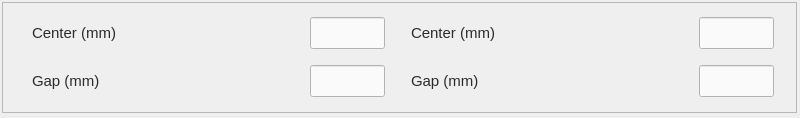
<?xml version="1.0" encoding="UTF-8"?>
<ui version="4.0">
 <class>Form</class>
 <widget class="QWidget" name="Form">
  <property name="geometry">
   <rect>
    <x>0</x>
    <y>0</y>
    <width>800</width>
    <height>118</height>
   </rect>
  </property>
  <property name="windowTitle">
   <string>Form</string>
  </property>
  <widget class="QFrame" name="frame">
   <property name="geometry">
    <rect>
     <x>2</x>
     <y>2</y>
     <width>795</width>
     <height>111</height>
    </rect>
   </property>
   <property name="sizePolicy">
    <sizepolicy hsizetype="Preferred" vsizetype="Preferred">
     <horstretch>0</horstretch>
     <verstretch>0</verstretch>
    </sizepolicy>
   </property>
   <property name="frameShape">
    <enum>QFrame::StyledPanel</enum>
   </property>
   <property name="frameShadow">
    <enum>QFrame::Raised</enum>
   </property>
   <widget class="QWidget" name="layoutWidget">
    <property name="geometry">
     <rect>
      <x>10</x>
      <y>10</y>
      <width>781</width>
      <height>91</height>
     </rect>
    </property>
    <layout class="QGridLayout" name="gridLayout">
     <property name="topMargin">
      <number>0</number>
     </property>
     <item row="2" column="2">
      <widget class="PyDMLabel" name="GapRBV1">
       <property name="sizePolicy">
        <sizepolicy hsizetype="Minimum" vsizetype="Minimum">
         <horstretch>0</horstretch>
         <verstretch>0</verstretch>
        </sizepolicy>
       </property>
       <property name="minimumSize">
        <size>
         <width>75</width>
         <height>0</height>
        </size>
       </property>
       <property name="maximumSize">
        <size>
         <width>75</width>
         <height>16777215</height>
        </size>
       </property>
       <property name="font">
        <font>
         <pointsize>11</pointsize>
        </font>
       </property>
       <property name="toolTip">
        <string/>
       </property>
       <property name="whatsThis">
        <string/>
       </property>
       <property name="styleSheet">
        <string notr="true">color: rgb(34, 34, 34);</string>
       </property>
       <property name="alignment">
        <set>Qt::AlignCenter</set>
       </property>
       <property name="precision">
        <number>0</number>
       </property>
       <property name="showUnits">
        <bool>false</bool>
       </property>
       <property name="precisionFromPV">
        <bool>true</bool>
       </property>
       <property name="alarmSensitiveContent">
        <bool>false</bool>
       </property>
       <property name="alarmSensitiveBorder">
        <bool>true</bool>
       </property>
       <property name="PyDMToolTip">
        <string/>
       </property>
       <property name="channel">
        <string>ca://${prefix}:ACTUAL_XWIDTH_RBV</string>
       </property>
       <property name="enableRichText">
        <bool>false</bool>
       </property>
      </widget>
     </item>
     <item row="2" column="4">
      <widget class="QLabel" name="GapLabel2">
       <property name="sizePolicy">
        <sizepolicy hsizetype="Minimum" vsizetype="Minimum">
         <horstretch>0</horstretch>
         <verstretch>0</verstretch>
        </sizepolicy>
       </property>
       <property name="minimumSize">
        <size>
         <width>120</width>
         <height>0</height>
        </size>
       </property>
       <property name="maximumSize">
        <size>
         <width>16777</width>
         <height>16777215</height>
        </size>
       </property>
       <property name="sizeIncrement">
        <size>
         <width>0</width>
         <height>0</height>
        </size>
       </property>
       <property name="font">
        <font>
         <pointsize>11</pointsize>
        </font>
       </property>
       <property name="styleSheet">
        <string notr="true">color: rgb(43, 43, 43);</string>
       </property>
       <property name="text">
        <string>Gap (mm)</string>
       </property>
       <property name="margin">
        <number>0</number>
       </property>
       <property name="indent">
        <number>5</number>
       </property>
      </widget>
     </item>
     <item row="2" column="3">
      <widget class="PyDMLineEdit" name="GapSet1">
       <property name="sizePolicy">
        <sizepolicy hsizetype="Minimum" vsizetype="Minimum">
         <horstretch>0</horstretch>
         <verstretch>0</verstretch>
        </sizepolicy>
       </property>
       <property name="minimumSize">
        <size>
         <width>75</width>
         <height>32</height>
        </size>
       </property>
       <property name="maximumSize">
        <size>
         <width>75</width>
         <height>16777215</height>
        </size>
       </property>
       <property name="font">
        <font>
         <pointsize>11</pointsize>
        </font>
       </property>
       <property name="toolTip">
        <string/>
       </property>
       <property name="styleSheet">
        <string notr="true">color: rgb(43,43,43);
background-color: rgb(250, 250, 250);</string>
       </property>
       <property name="alignment">
        <set>Qt::AlignCenter</set>
       </property>
       <property name="precision">
        <number>3</number>
       </property>
       <property name="precisionFromPV">
        <bool>false</bool>
       </property>
       <property name="channel">
        <string>ca://${prefix}:XWID_REQ</string>
       </property>
      </widget>
     </item>
     <item row="2" column="5">
      <widget class="PyDMByteIndicator" name="ByteIndicatorGap2Move">
       <property name="enabled">
        <bool>false</bool>
       </property>
       <property name="sizePolicy">
        <sizepolicy hsizetype="Fixed" vsizetype="Fixed">
         <horstretch>0</horstretch>
         <verstretch>0</verstretch>
        </sizepolicy>
       </property>
       <property name="minimumSize">
        <size>
         <width>25</width>
         <height>0</height>
        </size>
       </property>
       <property name="maximumSize">
        <size>
         <width>25</width>
         <height>25</height>
        </size>
       </property>
       <property name="toolTip">
        <string/>
       </property>
       <property name="alarmSensitiveContent">
        <bool>false</bool>
       </property>
       <property name="alarmSensitiveBorder">
        <bool>false</bool>
       </property>
       <property name="PyDMToolTip">
        <string/>
       </property>
       <property name="channel">
        <string>ca://${prefix}:ACTUAL_YWIDTH_RBV.MOVN</string>
       </property>
       <property name="blinkOnChange">
        <bool>false</bool>
       </property>
       <property name="toggleMode">
        <bool>false</bool>
       </property>
       <property name="blinkInterval">
        <number>99</number>
       </property>
       <property name="showLabels">
        <bool>false</bool>
       </property>
       <property name="bigEndian">
        <bool>false</bool>
       </property>
       <property name="circles">
        <bool>true</bool>
       </property>
       <property name="numBits">
        <number>1</number>
       </property>
       <property name="shift">
        <number>0</number>
       </property>
       <property name="labels">
        <stringlist>
         <string>Bit 0</string>
        </stringlist>
       </property>
      </widget>
     </item>
     <item row="0" column="2">
      <widget class="PyDMLabel" name="CenterRBV1">
       <property name="sizePolicy">
        <sizepolicy hsizetype="Minimum" vsizetype="Minimum">
         <horstretch>0</horstretch>
         <verstretch>0</verstretch>
        </sizepolicy>
       </property>
       <property name="minimumSize">
        <size>
         <width>75</width>
         <height>0</height>
        </size>
       </property>
       <property name="maximumSize">
        <size>
         <width>75</width>
         <height>16777215</height>
        </size>
       </property>
       <property name="font">
        <font>
         <pointsize>11</pointsize>
        </font>
       </property>
       <property name="toolTip">
        <string/>
       </property>
       <property name="whatsThis">
        <string/>
       </property>
       <property name="styleSheet">
        <string notr="true">color: rgb(43, 43, 43);</string>
       </property>
       <property name="alignment">
        <set>Qt::AlignCenter</set>
       </property>
       <property name="precision">
        <number>0</number>
       </property>
       <property name="showUnits">
        <bool>false</bool>
       </property>
       <property name="precisionFromPV">
        <bool>true</bool>
       </property>
       <property name="alarmSensitiveContent">
        <bool>false</bool>
       </property>
       <property name="alarmSensitiveBorder">
        <bool>true</bool>
       </property>
       <property name="PyDMToolTip">
        <string/>
       </property>
       <property name="channel">
        <string>ca://${prefix}:ACTUAL_XCENTER_RBV</string>
       </property>
       <property name="enableRichText">
        <bool>false</bool>
       </property>
      </widget>
     </item>
     <item row="0" column="1">
      <widget class="PyDMByteIndicator" name="ByteIndicatorCenter1Move">
       <property name="enabled">
        <bool>false</bool>
       </property>
       <property name="sizePolicy">
        <sizepolicy hsizetype="Fixed" vsizetype="Fixed">
         <horstretch>0</horstretch>
         <verstretch>0</verstretch>
        </sizepolicy>
       </property>
       <property name="minimumSize">
        <size>
         <width>25</width>
         <height>0</height>
        </size>
       </property>
       <property name="maximumSize">
        <size>
         <width>25</width>
         <height>25</height>
        </size>
       </property>
       <property name="toolTip">
        <string/>
       </property>
       <property name="alarmSensitiveContent">
        <bool>false</bool>
       </property>
       <property name="alarmSensitiveBorder">
        <bool>false</bool>
       </property>
       <property name="PyDMToolTip">
        <string/>
       </property>
       <property name="channel">
        <string>ca://${prefix}:ACTUAL_XCENTER_RBV.MOVN</string>
       </property>
       <property name="blinkOnChange">
        <bool>false</bool>
       </property>
       <property name="toggleMode">
        <bool>false</bool>
       </property>
       <property name="blinkInterval">
        <number>99</number>
       </property>
       <property name="showLabels">
        <bool>false</bool>
       </property>
       <property name="bigEndian">
        <bool>false</bool>
       </property>
       <property name="circles">
        <bool>true</bool>
       </property>
       <property name="numBits">
        <number>1</number>
       </property>
       <property name="shift">
        <number>0</number>
       </property>
       <property name="labels">
        <stringlist>
         <string>Bit 0</string>
        </stringlist>
       </property>
      </widget>
     </item>
     <item row="0" column="5">
      <widget class="PyDMByteIndicator" name="ByteIndicatorCenter2Move">
       <property name="enabled">
        <bool>false</bool>
       </property>
       <property name="sizePolicy">
        <sizepolicy hsizetype="Fixed" vsizetype="Fixed">
         <horstretch>0</horstretch>
         <verstretch>0</verstretch>
        </sizepolicy>
       </property>
       <property name="minimumSize">
        <size>
         <width>25</width>
         <height>0</height>
        </size>
       </property>
       <property name="maximumSize">
        <size>
         <width>25</width>
         <height>25</height>
        </size>
       </property>
       <property name="toolTip">
        <string/>
       </property>
       <property name="alarmSensitiveContent">
        <bool>false</bool>
       </property>
       <property name="alarmSensitiveBorder">
        <bool>false</bool>
       </property>
       <property name="PyDMToolTip">
        <string/>
       </property>
       <property name="channel">
        <string>ca://${prefix}:ACTUAL_YCENTER_RBV.MOVN</string>
       </property>
       <property name="blinkOnChange">
        <bool>false</bool>
       </property>
       <property name="toggleMode">
        <bool>false</bool>
       </property>
       <property name="blinkInterval">
        <number>99</number>
       </property>
       <property name="showLabels">
        <bool>false</bool>
       </property>
       <property name="bigEndian">
        <bool>false</bool>
       </property>
       <property name="circles">
        <bool>true</bool>
       </property>
       <property name="numBits">
        <number>1</number>
       </property>
       <property name="shift">
        <number>0</number>
       </property>
       <property name="labels">
        <stringlist>
         <string>Bit 0</string>
        </stringlist>
       </property>
      </widget>
     </item>
     <item row="2" column="6">
      <widget class="PyDMLabel" name="GapRBV2">
       <property name="sizePolicy">
        <sizepolicy hsizetype="Minimum" vsizetype="Minimum">
         <horstretch>0</horstretch>
         <verstretch>0</verstretch>
        </sizepolicy>
       </property>
       <property name="minimumSize">
        <size>
         <width>75</width>
         <height>0</height>
        </size>
       </property>
       <property name="maximumSize">
        <size>
         <width>75</width>
         <height>16777215</height>
        </size>
       </property>
       <property name="font">
        <font>
         <pointsize>11</pointsize>
        </font>
       </property>
       <property name="toolTip">
        <string/>
       </property>
       <property name="whatsThis">
        <string/>
       </property>
       <property name="styleSheet">
        <string notr="true">color: rgb(43, 43, 43);</string>
       </property>
       <property name="alignment">
        <set>Qt::AlignCenter</set>
       </property>
       <property name="precision">
        <number>0</number>
       </property>
       <property name="showUnits">
        <bool>false</bool>
       </property>
       <property name="precisionFromPV">
        <bool>true</bool>
       </property>
       <property name="alarmSensitiveContent">
        <bool>false</bool>
       </property>
       <property name="alarmSensitiveBorder">
        <bool>true</bool>
       </property>
       <property name="PyDMToolTip">
        <string/>
       </property>
       <property name="channel">
        <string>ca://${prefix}:ACTUAL_YWIDTH_RBV</string>
       </property>
       <property name="enableRichText">
        <bool>false</bool>
       </property>
      </widget>
     </item>
     <item row="0" column="6">
      <widget class="PyDMLabel" name="CenterRBV2">
       <property name="sizePolicy">
        <sizepolicy hsizetype="Minimum" vsizetype="Minimum">
         <horstretch>0</horstretch>
         <verstretch>0</verstretch>
        </sizepolicy>
       </property>
       <property name="minimumSize">
        <size>
         <width>75</width>
         <height>0</height>
        </size>
       </property>
       <property name="maximumSize">
        <size>
         <width>75</width>
         <height>16777215</height>
        </size>
       </property>
       <property name="font">
        <font>
         <pointsize>11</pointsize>
        </font>
       </property>
       <property name="toolTip">
        <string/>
       </property>
       <property name="whatsThis">
        <string/>
       </property>
       <property name="styleSheet">
        <string notr="true">color: rgb(43, 43, 43);</string>
       </property>
       <property name="alignment">
        <set>Qt::AlignCenter</set>
       </property>
       <property name="precision">
        <number>0</number>
       </property>
       <property name="showUnits">
        <bool>false</bool>
       </property>
       <property name="precisionFromPV">
        <bool>true</bool>
       </property>
       <property name="alarmSensitiveContent">
        <bool>false</bool>
       </property>
       <property name="alarmSensitiveBorder">
        <bool>true</bool>
       </property>
       <property name="PyDMToolTip">
        <string/>
       </property>
       <property name="channel">
        <string>ca://${prefix}:ACTUAL_YCENTER_RBV</string>
       </property>
       <property name="enableRichText">
        <bool>false</bool>
       </property>
      </widget>
     </item>
     <item row="2" column="1">
      <widget class="PyDMByteIndicator" name="ByteIndicatorGap1Move">
       <property name="enabled">
        <bool>false</bool>
       </property>
       <property name="sizePolicy">
        <sizepolicy hsizetype="Fixed" vsizetype="Fixed">
         <horstretch>0</horstretch>
         <verstretch>0</verstretch>
        </sizepolicy>
       </property>
       <property name="minimumSize">
        <size>
         <width>25</width>
         <height>0</height>
        </size>
       </property>
       <property name="maximumSize">
        <size>
         <width>25</width>
         <height>25</height>
        </size>
       </property>
       <property name="toolTip">
        <string/>
       </property>
       <property name="alarmSensitiveContent">
        <bool>false</bool>
       </property>
       <property name="alarmSensitiveBorder">
        <bool>false</bool>
       </property>
       <property name="PyDMToolTip">
        <string/>
       </property>
       <property name="channel">
        <string>ca://${prefix}:ACTUAL_XWIDTH_RBV.MOVN</string>
       </property>
       <property name="blinkOnChange">
        <bool>false</bool>
       </property>
       <property name="toggleMode">
        <bool>false</bool>
       </property>
       <property name="blinkInterval">
        <number>99</number>
       </property>
       <property name="showLabels">
        <bool>false</bool>
       </property>
       <property name="bigEndian">
        <bool>false</bool>
       </property>
       <property name="circles">
        <bool>true</bool>
       </property>
       <property name="numBits">
        <number>1</number>
       </property>
       <property name="shift">
        <number>0</number>
       </property>
       <property name="labels">
        <stringlist>
         <string>Bit 0</string>
        </stringlist>
       </property>
      </widget>
     </item>
     <item row="0" column="7">
      <widget class="PyDMLineEdit" name="CenterSet2">
       <property name="sizePolicy">
        <sizepolicy hsizetype="Minimum" vsizetype="Minimum">
         <horstretch>0</horstretch>
         <verstretch>0</verstretch>
        </sizepolicy>
       </property>
       <property name="minimumSize">
        <size>
         <width>75</width>
         <height>32</height>
        </size>
       </property>
       <property name="maximumSize">
        <size>
         <width>75</width>
         <height>16777215</height>
        </size>
       </property>
       <property name="font">
        <font>
         <pointsize>11</pointsize>
        </font>
       </property>
       <property name="toolTip">
        <string/>
       </property>
       <property name="styleSheet">
        <string notr="true">color: rgb(43,43,43);
background-color: rgb(250, 250, 250);</string>
       </property>
       <property name="alignment">
        <set>Qt::AlignCenter</set>
       </property>
       <property name="precision">
        <number>3</number>
       </property>
       <property name="precisionFromPV">
        <bool>false</bool>
       </property>
       <property name="channel">
        <string>ca://${prefix}:YCEN_REQ</string>
       </property>
      </widget>
     </item>
     <item row="0" column="3">
      <widget class="PyDMLineEdit" name="CenterSet1">
       <property name="sizePolicy">
        <sizepolicy hsizetype="Fixed" vsizetype="Fixed">
         <horstretch>0</horstretch>
         <verstretch>0</verstretch>
        </sizepolicy>
       </property>
       <property name="minimumSize">
        <size>
         <width>75</width>
         <height>32</height>
        </size>
       </property>
       <property name="maximumSize">
        <size>
         <width>75</width>
         <height>16777215</height>
        </size>
       </property>
       <property name="font">
        <font>
         <pointsize>11</pointsize>
        </font>
       </property>
       <property name="toolTip">
        <string/>
       </property>
       <property name="styleSheet">
        <string notr="true">color: rgb(43,43,43);
background-color: rgb(250, 250, 250);</string>
       </property>
       <property name="frame">
        <bool>true</bool>
       </property>
       <property name="alignment">
        <set>Qt::AlignCenter</set>
       </property>
       <property name="precision">
        <number>3</number>
       </property>
       <property name="precisionFromPV">
        <bool>false</bool>
       </property>
       <property name="channel">
        <string>ca://${prefix}:XCEN_REQ</string>
       </property>
      </widget>
     </item>
     <item row="0" column="4">
      <widget class="QLabel" name="Center">
       <property name="sizePolicy">
        <sizepolicy hsizetype="Minimum" vsizetype="Minimum">
         <horstretch>0</horstretch>
         <verstretch>0</verstretch>
        </sizepolicy>
       </property>
       <property name="minimumSize">
        <size>
         <width>120</width>
         <height>0</height>
        </size>
       </property>
       <property name="maximumSize">
        <size>
         <width>130</width>
         <height>16777215</height>
        </size>
       </property>
       <property name="font">
        <font>
         <pointsize>11</pointsize>
        </font>
       </property>
       <property name="styleSheet">
        <string notr="true">color: rgb(43, 43, 43);</string>
       </property>
       <property name="text">
        <string>Center (mm)</string>
       </property>
       <property name="margin">
        <number>0</number>
       </property>
       <property name="indent">
        <number>5</number>
       </property>
      </widget>
     </item>
     <item row="2" column="7">
      <widget class="PyDMLineEdit" name="GapSet2">
       <property name="sizePolicy">
        <sizepolicy hsizetype="Minimum" vsizetype="Minimum">
         <horstretch>0</horstretch>
         <verstretch>0</verstretch>
        </sizepolicy>
       </property>
       <property name="minimumSize">
        <size>
         <width>75</width>
         <height>32</height>
        </size>
       </property>
       <property name="maximumSize">
        <size>
         <width>75</width>
         <height>16777215</height>
        </size>
       </property>
       <property name="font">
        <font>
         <pointsize>11</pointsize>
        </font>
       </property>
       <property name="toolTip">
        <string/>
       </property>
       <property name="styleSheet">
        <string notr="true">color: rgb(43,43,43);
background-color: rgb(250, 250, 250);</string>
       </property>
       <property name="alignment">
        <set>Qt::AlignCenter</set>
       </property>
       <property name="precision">
        <number>3</number>
       </property>
       <property name="precisionFromPV">
        <bool>false</bool>
       </property>
       <property name="channel">
        <string>ca://${prefix}:YWID_REQ</string>
       </property>
      </widget>
     </item>
     <item row="2" column="0">
      <widget class="QLabel" name="GapLabel1">
       <property name="sizePolicy">
        <sizepolicy hsizetype="Fixed" vsizetype="Fixed">
         <horstretch>0</horstretch>
         <verstretch>0</verstretch>
        </sizepolicy>
       </property>
       <property name="minimumSize">
        <size>
         <width>120</width>
         <height>0</height>
        </size>
       </property>
       <property name="maximumSize">
        <size>
         <width>80</width>
         <height>16777215</height>
        </size>
       </property>
       <property name="font">
        <font>
         <pointsize>11</pointsize>
        </font>
       </property>
       <property name="styleSheet">
        <string notr="true">color: rgb(43,43,43);</string>
       </property>
       <property name="text">
        <string>Gap (mm)</string>
       </property>
       <property name="margin">
        <number>0</number>
       </property>
       <property name="indent">
        <number>5</number>
       </property>
      </widget>
     </item>
     <item row="0" column="0">
      <widget class="QLabel" name="CenterLabel1">
       <property name="sizePolicy">
        <sizepolicy hsizetype="Fixed" vsizetype="Fixed">
         <horstretch>0</horstretch>
         <verstretch>0</verstretch>
        </sizepolicy>
       </property>
       <property name="minimumSize">
        <size>
         <width>120</width>
         <height>0</height>
        </size>
       </property>
       <property name="maximumSize">
        <size>
         <width>130</width>
         <height>16777215</height>
        </size>
       </property>
       <property name="font">
        <font>
         <pointsize>11</pointsize>
        </font>
       </property>
       <property name="styleSheet">
        <string notr="true">color: rgb(43, 43, 43);</string>
       </property>
       <property name="text">
        <string>Center (mm)</string>
       </property>
       <property name="margin">
        <number>0</number>
       </property>
       <property name="indent">
        <number>5</number>
       </property>
      </widget>
     </item>
     <item row="1" column="0">
      <spacer name="verticalSpacer">
       <property name="orientation">
        <enum>Qt::Vertical</enum>
       </property>
       <property name="sizeType">
        <enum>QSizePolicy::Fixed</enum>
       </property>
       <property name="sizeHint" stdset="0">
        <size>
         <width>20</width>
         <height>5</height>
        </size>
       </property>
      </spacer>
     </item>
    </layout>
   </widget>
  </widget>
 </widget>
 <customwidgets>
  <customwidget>
   <class>PyDMLabel</class>
   <extends>QLabel</extends>
   <header>pydm.widgets.label</header>
  </customwidget>
  <customwidget>
   <class>PyDMByteIndicator</class>
   <extends>QWidget</extends>
   <header>pydm.widgets.byte</header>
  </customwidget>
  <customwidget>
   <class>PyDMLineEdit</class>
   <extends>QLineEdit</extends>
   <header>pydm.widgets.line_edit</header>
  </customwidget>
 </customwidgets>
 <resources/>
 <connections/>
</ui>
